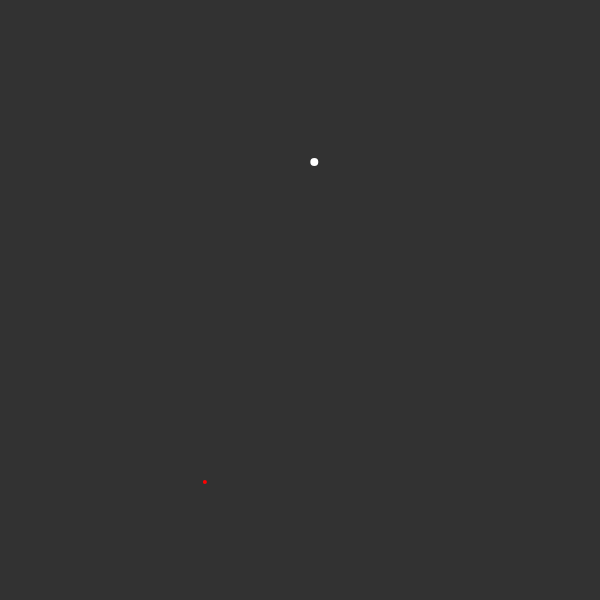
Frame 1 (no input)
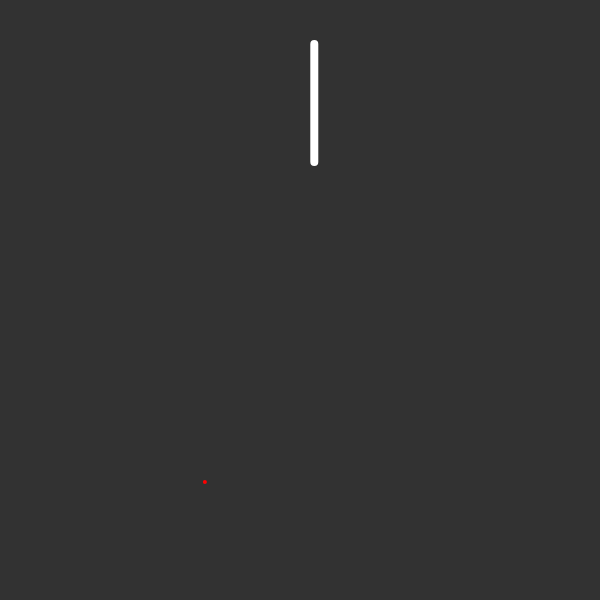
Frame 60 (no input)
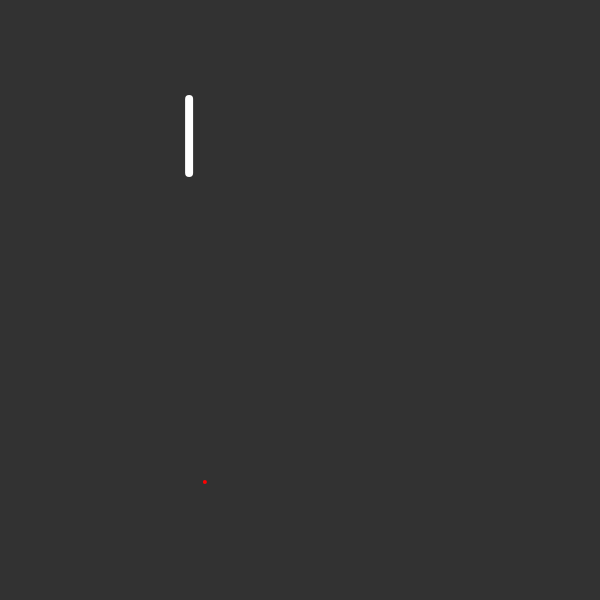
Frame 120 (the mouse pressed at the canvas centre since frame 60)

The p5.js sketch that drew these frames (run headless with seeded random() and noise() and a simulated clock; from frame 60 on, the mouse is pressed at the canvas centre):

// p5.js sketch
// ── sketch.js
new p5();

const
  WIDTH = 600,
  HEIGHT = 600,
  DIRECTIONS = [LEFT_ARROW, UP_ARROW, RIGHT_ARROW, DOWN_ARROW],
  SIZE = 8,
  SPEED = 2,
  START_LENGTH = 360,
  GROW_RATE = 10;

class Snake {
  constructor(size, speed, length, x, y) {
    this.size = size;
    this.speed = speed;
    this.length = length;
    this.dir = DIRECTIONS[~~(random() * SIZE) % 4];
    this.points = [createVector(x, y), createVector(x, y)];
  }

  display() {
    strokeWeight(this.size);
    let pathlength = this.length;
    for (let i = 0; i < this.points.length - 1; i++) {
      let seglength = this.points[i].dist(this.points[i + 1]);
      if (pathlength >= seglength) {
        line(this.points[i].x, this.points[i].y, this.points[i + 1].x, this.points[i + 1].y);
        pathlength -= seglength;
      } else {
        let nub = p5.Vector.sub(this.points[i + 1], this.points[i]);
        nub.setMag(Math.min(seglength, pathlength));
        let tail = p5.Vector.add(this.points[i], nub);
        line(this.points[i].x, this.points[i].y, tail.x, tail.y);
        this.points.splice(i+1);
        this.points.push(tail);
        break;
      }
    }
    // strokeWeight(1);
    // for (let p of this.points) {
    //   text(`(${p.x.toFixed(0)},${p.y.toFixed(0)})`, p.x, p.y);
    // }
  }

  update() {
    this.points[0][this.dir % 2 ? 'x' : 'y'] += this.dir <= UP_ARROW ? -this.speed : this.speed;
  }

  changeDirection(d) {
    if (Math.abs(keyCode - this.dir) % 2 != 0) {
      this.points.unshift(createVector(this.points[0].x, this.points[0].y));
      this.dir = DIRECTIONS[keyCode - LEFT_ARROW];
    }
  }

  died(width, height) {
    return snake.points[0].x < 0 || snake.points[0].x > width || snake.points[0].y < 0 || snake.points[0].y > height || this.checkCollision(this.points[0])
  }

  checkFood(food) {
    return p5.Vector.dist(this.points[0], food.pos) < this.size;
  }

  checkCollision(test) {
    for (let i = 2; i < this.points.length - 1; i++) {
      let a = this.points[i];
      let b = this.points[i+1];
      let ab = p5.Vector.sub(b, a);
      let ae = p5.Vector.sub(test, a);
      let be = p5.Vector.sub(test, b);
      let dist;
      if (p5.Vector.dot(ab, be) > 0) {
        dist = p5.Vector.dist(test, b.copy());
      } else if (p5.Vector.dot(ab, ae) < 0) {
        dist = p5.Vector.dist(test, a.copy());
      } else {
        dist = Math.abs(ab.x * ae.y - ab.y * ae.x) / ((ab.x**2 + ab.y**2)**0.5);
      }
      if (dist < this.size) {
        return true;
      }
      let num = Math.abs((b.y - a.y)*test.x - (b.x - a.x)*test.y + b.x*a.y - b.y*a.x);
      let denom = ((b.y - a.y)**2 + (b.x - a.x)**2)**0.5
      if (num/denom < this.speed) {
        return true;
      }

      // let p1 = this.points[i];
      // let p2 = this.points[i+1];
      // let p3 = this.points[0];
      // let p4 = this.points[1];

      // let xnum = (p2.x*p1.y - p1.x*p2.y) * (p4.x - p3.x) - (p4.x*p3.y - p3.x*p4.y)*(p2.x-p1.x);
      // let xden = (p2.x-p1.x)*(p4.y-p3.y) - (p4.x-p3.x)*(p2.y-p1.y);
      // let x = xnum / xden;
      // let ynum = (p2.x*p1.y-p1.x*p2.y)*(p4.y-p3.y)+(p4.x*p3.y+p3.x*p4.y)*(p2.y-p1.y);
      // let yden = (p2.x-p1.x)*(p4.y-p3.y)-(p4.x-p3.x)*(p2.y-p1.y);
      // let y = ynum / yden;
      // let t = createVector(x, y);

      // if ((!isNaN(x) && !isNaN(y) &&Number.isFinite(x) && Number.isFinite(y)) && (((p1.x>p2.x && p1.x >= x && x >= p2.x) || (p2.x>p1.x && p2.x >= x && x >= p1.x)) && ((p1.y>p2.y && p1.y >= y && y >= p2.y) || (p2.y>p1.y && p2.y >= y && y >= p1.y)))) {
      //   console.log(`(${x},${y})`);
      //   push();
      //   stroke(0, 0, 255);
      //   ellipse(x, y, 4, 4);
      //   stroke(255, 0, 0);
      //   line(p1.x, p1.y, p2.x, p2.y);
      //   pop();
      //   return true;
      // }

      // let start = this.points[i];
      // let end = this.points[i+1];

      // let line_vec = p5.Vector.sub(end, start);
      // let pnt_vec = p5.Vector.sub(test, start);

      // let line_len = line_vec.mag();
      // let line_unitvec = line_vec.copy().normalize();
      // let pnt_vec_scaled = pnt_vec.copy().mult(1.0/line_len);

      // let t = p5.Vector.dot(line_unitvec, pnt_vec_scaled);

      // if (t < 0.0) {
      //     t = 0.0;
      // } else if (t > 1.0) {
      //     t = 1.0;
      // }
      // let nearest = line_vec.copy().mult(t);
      // let dist = p5.Vector.dist(nearest, pnt_vec);

      // nearest = p5.Vector.add(nearest, start);

      // if (dist < this.size+this.speed) {
        // return true;
      // }
    }
    return false;
  }

  grow(growth) {
    this.length *= 1 + growth/100;
  }
}

class Food {
  constructor(size, x, y) {
    this.size = size;
    this.pos = createVector(x, y);
    this.color = color(255, 0, 0);
  }

  static genFood() {
    return new Food(SIZE / 2, random() * (WIDTH - SIZE), random() * HEIGHT);
  }
  display() {
    fill(this.color);
    ellipse(this.pos.x, this.pos.y, this.size, this.size);
  }
}


let snake, food, paused = false;

const genSnake = () => new Snake(SIZE, SPEED, START_LENGTH, random() * WIDTH / 2 + WIDTH / 6, random() * HEIGHT / 2 + HEIGHT / 6);


function setup() {
  createCanvas(WIDTH, HEIGHT);
  frameRate(30);
  // textSize(14);
  snake = genSnake();
  food = Food.genFood();
}

function draw() {
  if (!paused) {
    background(50);

    noStroke();
    food.display();

    stroke(255);
    snake.display();

    snake.update();
    if (snake.checkFood(food)) {
      snake.grow(GROW_RATE);
      do {
        food = Food.genFood();
        console.log("new food");
      } while (snake.checkCollision(food.pos))
    }
    if (snake.died(WIDTH, HEIGHT)) {
      console.log('DIED');
      snake = genSnake();
    }
  }
}

function handlePause() {
  if (paused) {
    if (isLooping()) {
      noLoop();
    }
    push();
    noStroke();
    fill(0,0, 0, 200);
    rect(0, 0, WIDTH, HEIGHT);
    fill(255);
    rectMode(CENTER);
    rect(WIDTH / 2 - WIDTH / 32, HEIGHT/2, WIDTH / 32, height / 8);
    rect(WIDTH / 2 + WIDTH / 32, HEIGHT/2, WIDTH / 32, height / 8);
    pop();
  } else {
    if (!isLooping()) {
      loop();
    }
  }
}

function keyPressed() {
  if (DIRECTIONS.includes(keyCode)) {
    snake.changeDirection(keyCode);
  } else if (key === ' ') {
    paused = !paused;
    handlePause(paused);
  }
  return false;
}
